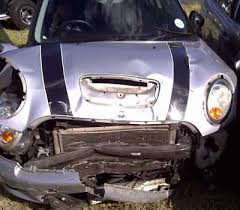
#> input picture dataset/trafficnet_dataset_v1/test/accident/images_041 (2).jpg, 240 x 210 px
$ python -i smoothing_visualization.py   (imports and definitions only)
#> lines starting #> are read from the running program, lines starting #| are printed output that depends on the picture
import cv2
import matplotlib.pyplot as plt


def visualize_smoothing(image_path):

    image = cv2.imread(image_path)
#> image is the input picture: shape (210, 240, 3); mean B, G, R 100.2, 93.3, 101.3

    if image is None:
        print("Error loading image")
        return

    image_rgb = cv2.cvtColor(image, cv2.COLOR_BGR2RGB)

    # ---------------------------------------
    # Apply Smoothing Techniques
    # ---------------------------------------

    gaussian = cv2.GaussianBlur(image, (5,5), 0)
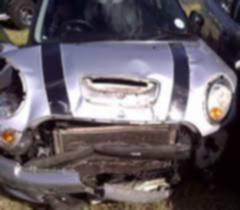
#> gaussian: shape (210, 240, 3); mean B, G, R 100.2, 93.3, 101.3
    median = cv2.medianBlur(image, 5)
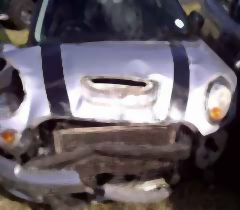
#> median: shape (210, 240, 3); mean B, G, R 99.8, 92.7, 100.7

    gaussian_rgb = cv2.cvtColor(gaussian, cv2.COLOR_BGR2RGB)
    median_rgb = cv2.cvtColor(median, cv2.COLOR_BGR2RGB)

    # ---------------------------------------
    # Visualization
    # ---------------------------------------

    plt.figure(figsize=(12,6))

    plt.subplot(1,3,1)
    plt.imshow(image_rgb)
    plt.title("Original Image")
    plt.axis("off")

    plt.subplot(1,3,2)
    plt.imshow(gaussian_rgb)
    plt.title("Gaussian Smoothing")
    plt.axis("off")

    plt.subplot(1,3,3)
    plt.imshow(median_rgb)
    plt.title("Median Smoothing")
    plt.axis("off")

    plt.suptitle("Before vs After Smoothing")

    plt.show()
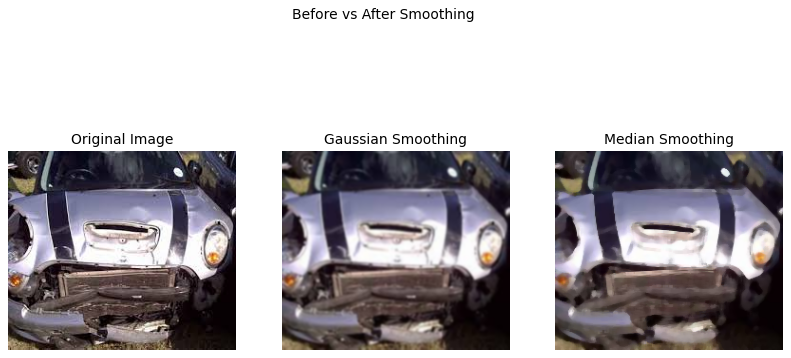
#> figure drawn by matplotlib, 3 panels

>>> result = visualize_smoothing('../dataset/trafficnet_dataset_v1/test/accident/images_041 (2).jpg')
